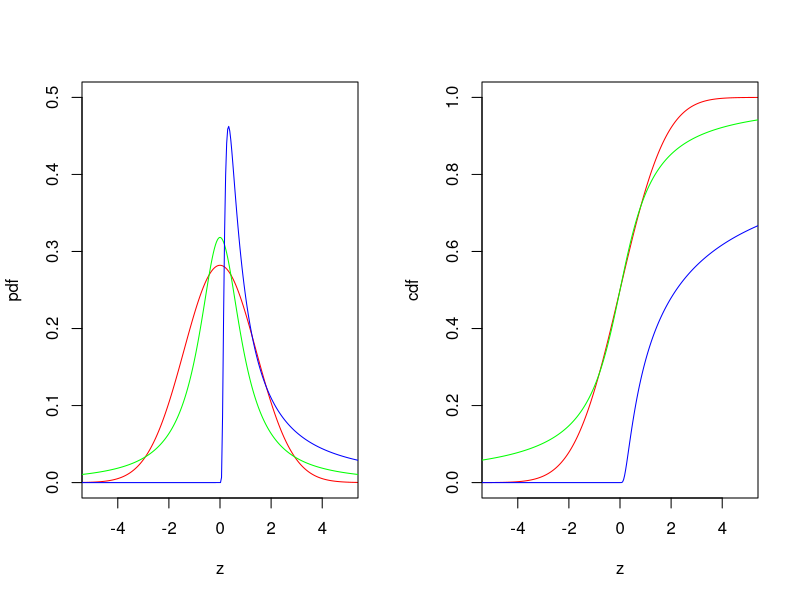

Recreate this plot in R.
require(stabledist)
par(mfrow = c(1, 2))

z = seq(-6, 6, length = 300)

# mu and sigma are 1 and 0 Gaussian
n = c(2, 0, 1, 0)
# Cauchy
ch = c(1, 0, 1, 0)
# Levy
l = c(0.5, 0.9999, 1, 0)

# Gaussian pdf
plot(z, dstable(z, n[1], n[2], n[3], n[4], 1), col = "red", type = "l", xlim = c(-5, 5), ylim = c(0, 0.5), xlab = "z", 
    ylab = "pdf")
# Cauchy pdf
lines(z, dstable(z, ch[1], ch[2], ch[3], ch[4], 1), col = "green")
# Levy pdf
lines(z, dstable(z, l[1], l[2], l[3], l[4], 1), col = "blue")

# Gaussian cdf
plot(z, pstable(z, n[1], n[2], n[3], n[4], 1), col = "red", type = "l", xlim = c(-5, 5), ylim = c(0, 1), xlab = "z", 
    ylab = "cdf")
# Cauchy cdf
lines(z, pstable(z, ch[1], ch[2], ch[3], ch[4], 1), col = "green")
# Levy cdf
lines(z, pstable(z, l[1], l[2], l[3], l[4], 1), col = "blue")
